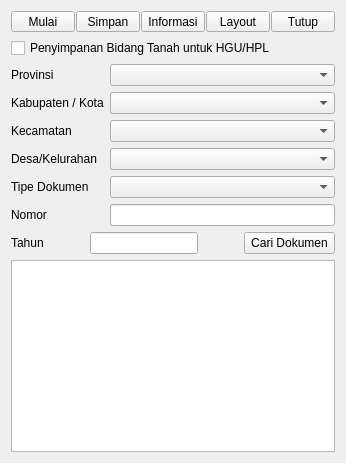
            <widget class="QWidget" name="suratukur">
             <attribute name="title">
              <string>Surat Ukur</string>
             </attribute>
             <layout class="QGridLayout" name="gridLayout_8">
              <item row="0" column="0">
               <layout class="QHBoxLayout" name="horizontalLayout_19">
                <property name="spacing">
                 <number>1</number>
                </property>
                <item>
                 <widget class="QToolButton" name="toolButton_30">
                  <property name="sizePolicy">
                   <sizepolicy hsizetype="Preferred" vsizetype="Preferred">
                    <horstretch>0</horstretch>
                    <verstretch>0</verstretch>
                   </sizepolicy>
                  </property>
                  <property name="toolTip">
                   <string>Mulai</string>
                  </property>
                  <property name="statusTip">
                   <string/>
                  </property>
                  <property name="text">
                   <string>Mulai</string>
                  </property>
                  <property name="icon">
                   <iconset>
                    <normaloff>../images/panel_icons/start.png</normaloff>../images/panel_icons/start.png</iconset>
                  </property>
                  <property name="iconSize">
                   <size>
                    <width>35</width>
                    <height>35</height>
                   </size>
                  </property>
                  <property name="toolButtonStyle">
                   <enum>Qt::ToolButtonTextUnderIcon</enum>
                  </property>
                 </widget>
                </item>
                <item>
                 <widget class="QToolButton" name="toolButton_31">
                  <property name="sizePolicy">
                   <sizepolicy hsizetype="Preferred" vsizetype="Preferred">
                    <horstretch>0</horstretch>
                    <verstretch>0</verstretch>
                   </sizepolicy>
                  </property>
                  <property name="toolTip">
                   <string>Simpan PBT</string>
                  </property>
                  <property name="text">
                   <string>Simpan</string>
                  </property>
                  <property name="icon">
                   <iconset>
                    <normaloff>../images/panel_icons/save.png</normaloff>../images/panel_icons/save.png</iconset>
                  </property>
                  <property name="iconSize">
                   <size>
                    <width>35</width>
                    <height>35</height>
                   </size>
                  </property>
                  <property name="toolButtonStyle">
                   <enum>Qt::ToolButtonTextUnderIcon</enum>
                  </property>
                 </widget>
                </item>
                <item>
                 <widget class="QToolButton" name="toolButton_32">
                  <property name="sizePolicy">
                   <sizepolicy hsizetype="Preferred" vsizetype="Preferred">
                    <horstretch>0</horstretch>
                    <verstretch>0</verstretch>
                   </sizepolicy>
                  </property>
                  <property name="toolTip">
                   <string>Masukkan Bidang ke Berkas</string>
                  </property>
                  <property name="text">
                   <string>Informasi</string>
                  </property>
                  <property name="icon">
                   <iconset>
                    <normaloff>../images/panel_icons/info.png</normaloff>../images/panel_icons/info.png</iconset>
                  </property>
                  <property name="iconSize">
                   <size>
                    <width>35</width>
                    <height>35</height>
                   </size>
                  </property>
                  <property name="toolButtonStyle">
                   <enum>Qt::ToolButtonTextUnderIcon</enum>
                  </property>
                 </widget>
                </item>
                <item>
                 <widget class="QToolButton" name="toolButton_33">
                  <property name="sizePolicy">
                   <sizepolicy hsizetype="Preferred" vsizetype="Preferred">
                    <horstretch>0</horstretch>
                    <verstretch>0</verstretch>
                   </sizepolicy>
                  </property>
                  <property name="toolTip">
                   <string>Buat Layout</string>
                  </property>
                  <property name="text">
                   <string>Layout</string>
                  </property>
                  <property name="icon">
                   <iconset>
                    <normaloff>../images/panel_icons/print.png</normaloff>../images/panel_icons/print.png</iconset>
                  </property>
                  <property name="iconSize">
                   <size>
                    <width>35</width>
                    <height>35</height>
                   </size>
                  </property>
                  <property name="toolButtonStyle">
                   <enum>Qt::ToolButtonTextUnderIcon</enum>
                  </property>
                 </widget>
                </item>
                <item>
                 <widget class="QToolButton" name="toolButton_34">
                  <property name="sizePolicy">
                   <sizepolicy hsizetype="Preferred" vsizetype="Preferred">
                    <horstretch>0</horstretch>
                    <verstretch>0</verstretch>
                   </sizepolicy>
                  </property>
                  <property name="toolTip">
                   <string>Tutup Berkas</string>
                  </property>
                  <property name="text">
                   <string>Tutup</string>
                  </property>
                  <property name="icon">
                   <iconset>
                    <normaloff>../images/panel_icons/close.png</normaloff>../images/panel_icons/close.png</iconset>
                  </property>
                  <property name="iconSize">
                   <size>
                    <width>35</width>
                    <height>35</height>
                   </size>
                  </property>
                  <property name="toolButtonStyle">
                   <enum>Qt::ToolButtonTextUnderIcon</enum>
                  </property>
                 </widget>
                </item>
               </layout>
              </item>
              <item row="1" column="0">
               <layout class="QVBoxLayout" name="verticalLayout_7">
                <item>
                 <widget class="QCheckBox" name="checkBox_2">
                  <property name="text">
                   <string>Penyimpanan Bidang Tanah untuk HGU/HPL</string>
                  </property>
                 </widget>
                </item>
                <item>
                 <layout class="QFormLayout" name="formLayout_7">
                  <item row="0" column="0">
                   <widget class="QLabel" name="label_24">
                    <property name="text">
                     <string>Provinsi</string>
                    </property>
                   </widget>
                  </item>
                  <item row="0" column="1">
                   <widget class="QComboBox" name="combo_provinsi_4"/>
                  </item>
                  <item row="1" column="0">
                   <widget class="QLabel" name="label_25">
                    <property name="text">
                     <string>Kabupaten / Kota</string>
                    </property>
                   </widget>
                  </item>
                  <item row="1" column="1">
                   <widget class="QComboBox" name="combo_kabupaten_3"/>
                  </item>
                  <item row="2" column="0">
                   <widget class="QLabel" name="label_26">
                    <property name="text">
                     <string>Kecamatan</string>
                    </property>
                   </widget>
                  </item>
                  <item row="2" column="1">
                   <widget class="QComboBox" name="combo_kecamatan_3"/>
                  </item>
                  <item row="3" column="0">
                   <widget class="QLabel" name="label_27">
                    <property name="text">
                     <string>Desa/Kelurahan</string>
                    </property>
                   </widget>
                  </item>
                  <item row="3" column="1">
                   <widget class="QComboBox" name="combo_kelurahan_3"/>
                  </item>
                  <item row="4" column="0">
                   <widget class="QLabel" name="tipeDokumenLabel">
                    <property name="text">
                     <string>Tipe Dokumen</string>
                    </property>
                   </widget>
                  </item>
                  <item row="4" column="1">
                   <widget class="QComboBox" name="tipeDokumenComboBox"/>
                  </item>
                  <item row="5" column="0">
                   <widget class="QLabel" name="nomorLabel">
                    <property name="text">
                     <string>Nomor</string>
                    </property>
                   </widget>
                  </item>
                  <item row="5" column="1">
                   <widget class="QLineEdit" name="nomorLineEdit"/>
                  </item>
                 </layout>
                </item>
                <item>
                 <layout class="QHBoxLayout" name="horizontalLayout_20">
                  <item>
                   <widget class="QLabel" name="nomorLabel_2">
                    <property name="text">
                     <string>Tahun</string>
                    </property>
                   </widget>
                  </item>
                  <item>
                   <spacer name="horizontalSpacer_12">
                    <property name="orientation">
                     <enum>Qt::Horizontal</enum>
                    </property>
                    <property name="sizeHint" stdset="0">
                     <size>
                      <width>40</width>
                      <height>20</height>
                     </size>
                    </property>
                   </spacer>
                  </item>
                  <item>
                   <widget class="QLineEdit" name="lineEdit_3"/>
                  </item>
                  <item>
                   <spacer name="horizontalSpacer_11">
                    <property name="orientation">
                     <enum>Qt::Horizontal</enum>
                    </property>
                    <property name="sizeHint" stdset="0">
                     <size>
                      <width>40</width>
                      <height>20</height>
                     </size>
                    </property>
                   </spacer>
                  </item>
                  <item>
                   <widget class="QToolButton" name="toolButton_36">
                    <property name="sizePolicy">
                     <sizepolicy hsizetype="MinimumExpanding" vsizetype="MinimumExpanding">
                      <horstretch>0</horstretch>
                      <verstretch>0</verstretch>
                     </sizepolicy>
                    </property>
                    <property name="text">
                     <string>Cari Dokumen</string>
                    </property>
                    <property name="icon">
                     <iconset>
                      <normaloff>../images/panel_icons/search.png</normaloff>../images/panel_icons/search.png</iconset>
                    </property>
                    <property name="iconSize">
                     <size>
                      <width>40</width>
                      <height>40</height>
                     </size>
                    </property>
                    <property name="toolButtonStyle">
                     <enum>Qt::ToolButtonTextBesideIcon</enum>
                    </property>
                   </widget>
                  </item>
                 </layout>
                </item>
               </layout>
              </item>
              <item row="2" column="0">
               <widget class="QListWidget" name="listWidget_3">
                <property name="alternatingRowColors">
                 <bool>true</bool>
                </property>
                <property name="layoutMode">
                 <enum>QListView::SinglePass</enum>
                </property>
                <property name="selectionRectVisible">
                 <bool>false</bool>
                </property>
               </widget>
              </item>
             </layout>
            </widget>
